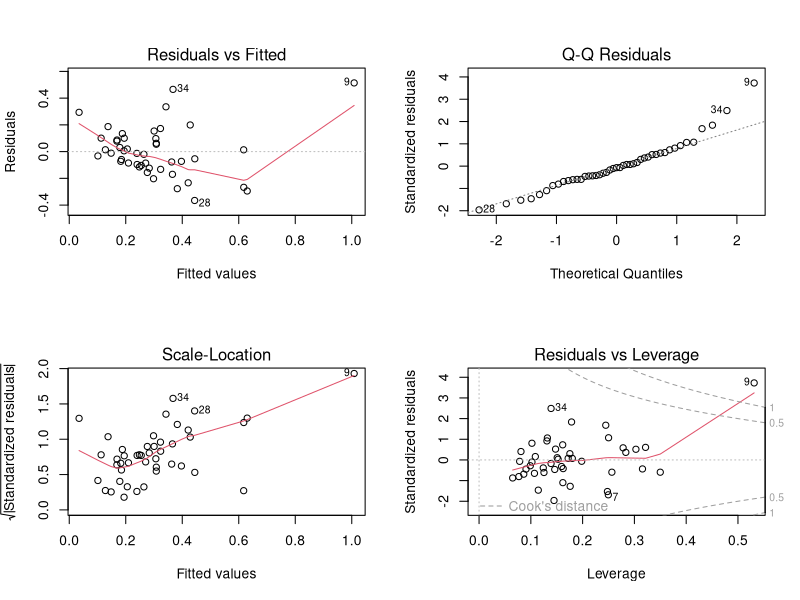
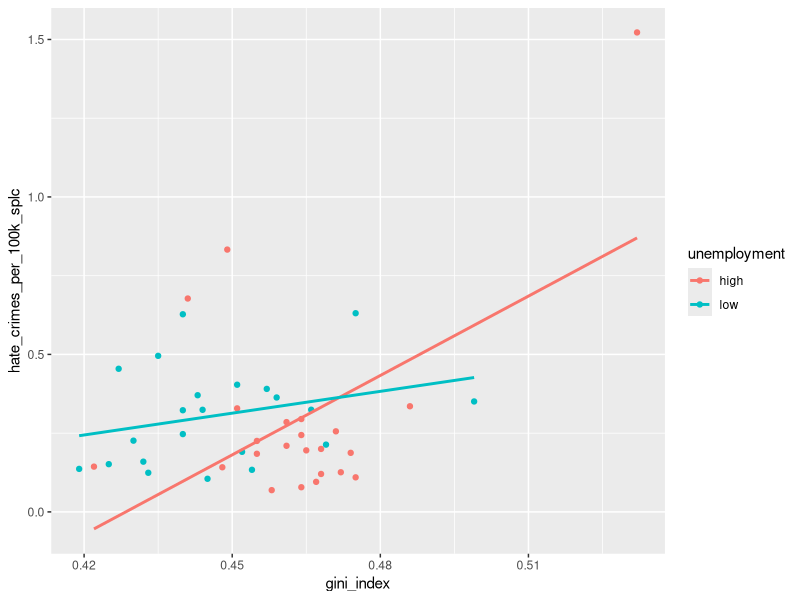
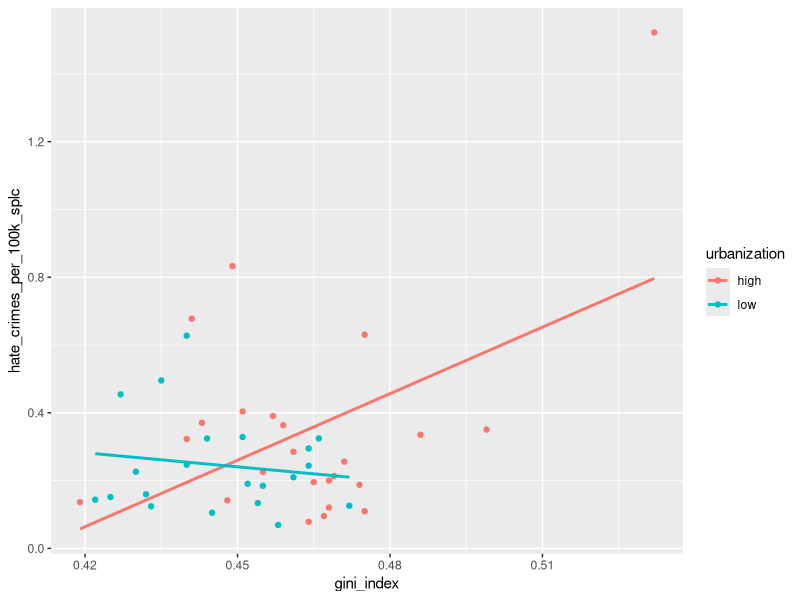
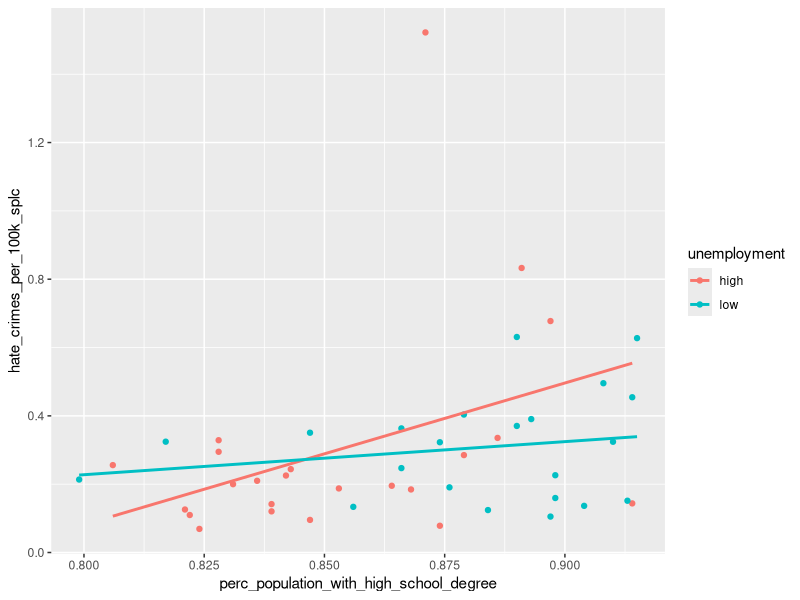
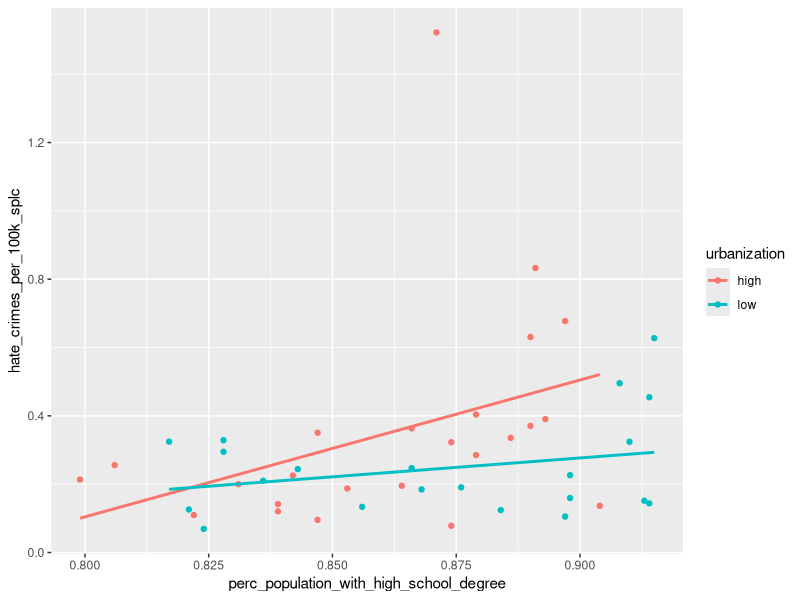

The R source for these figures, in order:
## ---- chunk 1
library(tidyverse)
## ---- chunk 2
hatecrimes_df = read_csv("./data/HateCrimes.csv") %>% 
  mutate(
    unemployment = factor(unemployment),
    urbanization = factor(urbanization),
    hate_crimes_per_100k_splc = as.numeric(hate_crimes_per_100k_splc)
  ) %>% 
  drop_na()
## ---- chunk 3

test_model = lm(hate_crimes_per_100k_splc ~ . -state, data = hatecrimes_df)

summary(test_model)

par(mfrow = c(2, 2))
plot(test_model)

step(test_model, direction = "both")

hypoth_model = lm(formula = hate_crimes_per_100k_splc ~ perc_population_with_high_school_degree + 
    gini_index, data = hatecrimes_df)
summary(hypoth_model)

## ---- chunk 4

qplot(x = gini_index, y = hate_crimes_per_100k_splc, data = hatecrimes_df, color = unemployment) +
  geom_smooth(method = "lm", se = FALSE)

qplot(x = gini_index, y = hate_crimes_per_100k_splc, data = hatecrimes_df, color = urbanization) +
  geom_smooth(method = "lm", se = FALSE)

qplot(x = perc_population_with_high_school_degree, y = hate_crimes_per_100k_splc, data = hatecrimes_df, color = unemployment) +
  geom_smooth(method = "lm", se = FALSE)

qplot(x = perc_population_with_high_school_degree, y = hate_crimes_per_100k_splc, data = hatecrimes_df, color = urbanization) +
  geom_smooth(method = "lm", se = FALSE)

## ---- chunk 5
int_unemployment_model = lm(hate_crimes_per_100k_splc ~ perc_population_with_high_school_degree*unemployment + 
    gini_index*unemployment, data = hatecrimes_df)
 

int_unemployment_model %>% summary()

int_urban_model = lm(hate_crimes_per_100k_splc ~ perc_population_with_high_school_degree*urbanization + 
    gini_index*urbanization, data = hatecrimes_df)

int_urban_model %>% summary()
## ---- chunk 6
low_urban_df = hatecrimes_df %>% 
  filter(urbanization == "low")

high_urban_df = hatecrimes_df %>% 
  filter(urbanization == "high")

low_unemploy_df = hatecrimes_df %>% 
  filter(unemployment == "low")

high_unemploy_df = hatecrimes_df %>% 
  filter(unemployment == "high")
## ---- chunk 7
#Low urabnization
lm(formula = hate_crimes_per_100k_splc ~ perc_population_with_high_school_degree + 
    gini_index, data = low_urban_df) %>% 
  summary()

#High urbanization
lm(formula = hate_crimes_per_100k_splc ~ perc_population_with_high_school_degree + 
    gini_index, data = high_urban_df) %>% 
  summary()

#low unemployment
lm(formula = hate_crimes_per_100k_splc ~ perc_population_with_high_school_degree + 
    gini_index, data = low_unemploy_df) %>% 
  summary()

#high unemployment
lm(formula = hate_crimes_per_100k_splc ~ perc_population_with_high_school_degree + 
    gini_index, data = high_unemploy_df) %>% 
  summary()
